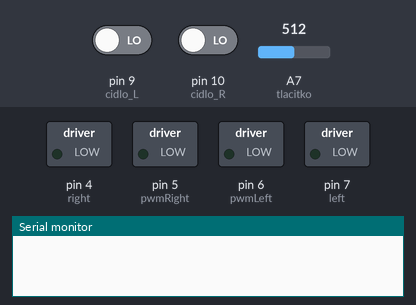
A sketch run on a simulated Arduino Nano, built with avr-gcc and run on an emulated ATmega328P. Parts: switched loads named in the sketch (green lamp = pin HIGH), the last lines printed to the serial monitor. Dashed ring = blinking. The inputs (shaded band) are chosen by the test bench; at power-on: A7 (tlacitko) = 512, pin 9 (cidlo_L) LOW, pin 10 (cidlo_R) LOW.

Above: at 1.2 s.
1.3 s: A7 (tlacitko) set to 500
At 1.75 s:
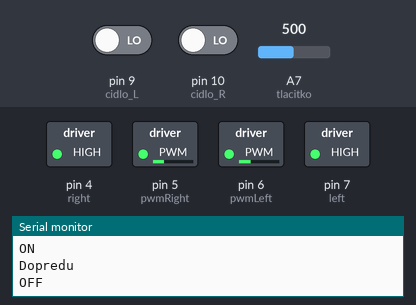
4.3 s: A7 (tlacitko) set to 522
At 5.4 s:
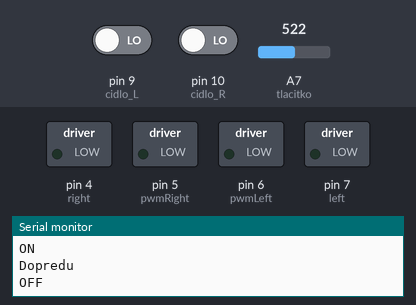
5.8 s: A7 (tlacitko) set to 511
At 6.25 s:
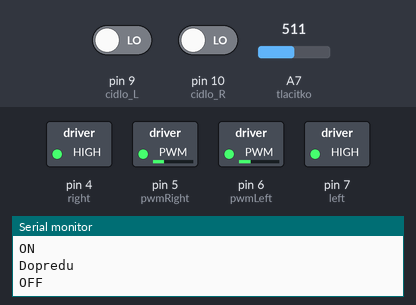
8.8 s: pin 9 (cidlo_L) driven HIGH
At 9.25 s:
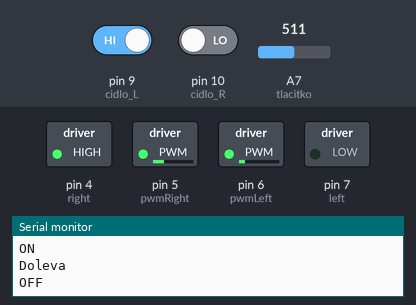
11.8 s: pin 10 (cidlo_R) driven HIGH
At 12.4 s:
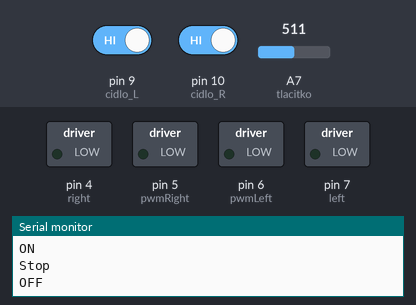
14.2 s: pin 9 (cidlo_L) driven LOW
At 14.65 s:
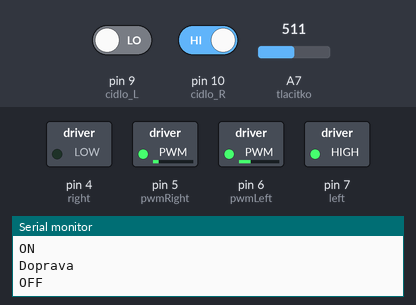
Timing chart, 0 to 18.2 s (numbered marks = the images above; inputs shaded):
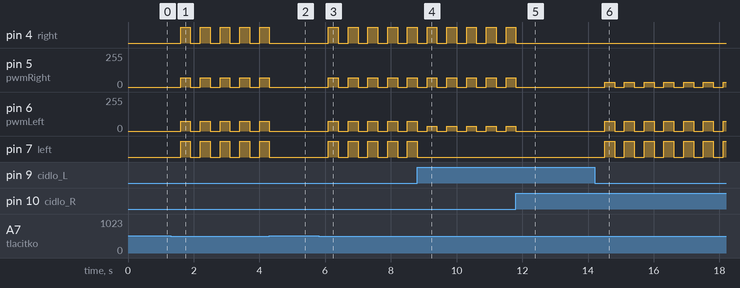

Measured:
- the behaviour switches between 512 and 511 on A7 (tlacitko) (found by bisection; images 0 and 1)
- after the input at 1.3 s, pin 4 (right), pin 7 (left): alternates HIGH for 0.30 s and LOW for 0.30 s, starting after 0.30 s; pin 5 (pwmRight): alternates 70/255 for 0.30 s and 0/255 for 0.30 s, starting after 0.30 s; pin 6 (pwmLeft): alternates 74/255 for 0.30 s and 0/255 for 0.30 s, starting after 0.30 s
- after the input at 4.3 s, pin 4 (right), pin 7 (left): goes on until 4.3 s, then stays LOW; pin 5 (pwmRight), pin 6 (pwmLeft): goes on until 4.3 s, then stays 0/255
- after the input at 5.8 s, pin 4 (right), pin 7 (left): alternates HIGH for 0.30 s and LOW for 0.30 s, starting after 0.30 s; pin 5 (pwmRight): alternates 70/255 for 0.30 s and 0/255 for 0.30 s, starting after 0.30 s; pin 6 (pwmLeft): alternates 74/255 for 0.30 s and 0/255 for 0.30 s, starting after 0.30 s
- after the input at 8.8 s, pin 7 (left): goes on until 8.8 s, then stays LOW
- after the input at 11.8 s, pin 4 (right): goes on until 11.8 s, then stays LOW; pin 5 (pwmRight), pin 6 (pwmLeft): goes on until 11.8 s, then stays 0/255
- after the input at 14.2 s, pin 5 (pwmRight): alternates 35/255 for 0.30 s and 0/255 for 0.30 s, starting after 0.31 s; pin 6 (pwmLeft): alternates 74/255 for 0.30 s and 0/255 for 0.30 s, starting after 0.31 s; pin 7 (left): alternates HIGH for 0.30 s and LOW for 0.30 s, starting after 0.31 s

The sketch:

sledovani_cary.ino
```cpp
const unsigned int cidlo_L = 9;  // Leve cidlo na pinu 9
const unsigned int cidlo_R = 10;  // Prave cidlo na pinu 10

// Motor A, Leva strana
const unsigned int pwmLeft = 6; // PWM pin pro motor A
const unsigned int left = 7; // Dir pin, ktery urcuje smer pro motor A
unsigned int korekce_L = 0;  // Promenna pro nastaveni korekce rychlosti leveho motoru

// Motor B, Prava strana
const unsigned int pwmRight = 5; // PWM pin pro motor B
const unsigned int right = 4; // Dir pin, ktery urcuje smer pro motor B
unsigned int korekce_R = 0;  // Promenna pro nastaveni korekce rychlosti praveho motoru

unsigned int rychlost = 70;  // Rychlost jizdy v rozsahu 0 - 255, 0 = stop, 255 = rychlost 100%

const int tlacitko = A7;
bool stav_tlacitka = 0;
bool on = 0;

void setup () {
  Serial.begin(115200);
  pinMode(pwmLeft, OUTPUT);  // PWM pin A jako vystup
  pinMode(left, OUTPUT);  // Dir pin A jako vystup
  pinMode(pwmRight, OUTPUT);  // PWM pin B jako vystup
  pinMode(right, OUTPUT);  // Dir pin B jako vystup

  motoryStop();
}

void loop () {
  stav_tlacitka = !(analogRead(tlacitko) >= 512);
  if (stav_tlacitka) {
    if (on){  // Pokud byl spusten rezim sledovani cary
      on = 0;  // Vypni rezim sledovani cary
     Serial.println("OFF");
    }else{  // Pokud nebyl spusten rezim sledovani cary
      on = 1;  // Zapni rezim sledovani cary
     Serial.println("ON");
    }
    delay(300);
  }

  if (on){  // Pokud byl zapnut rezim sledovani cary
    bool s1 = !digitalRead(cidlo_L);  // Nacteni logicke urvone z leveho cidla sledovani cary
    bool s2 = !digitalRead(cidlo_R);  // Nacteni logicke urvone z praveho cidla sledovani cary

    if (s1 && s2) {
      jedDopredu();
      Serial.println("Dopredu");
    } else if (!s1 && !s2) {
      motoryStop();
      Serial.println("Stop");
    } else if (s1 && !s2) {
      otocDoprava();
      Serial.println("Doprava");
    } else if (!s1 && s2) {
      otocDoleva();
      Serial.println("Doleva");
    }
  }else{  // Pokud byl vypnut rezim sledovani cary
    motoryStop();
  }
}

// Pomocna procedura pro vypocet korigovane rychlosti otaceni leveho motoru
unsigned int speed_L(unsigned int rychlost){
  unsigned int rychlost_L = rychlost + map(korekce_L, 0, 100, 0, rychlost);
  if (rychlost_L > 255) rychlost_L = 255;
  if (rychlost_L < 0) rychlost_L = 0;
  return rychlost_L;
}

// Pomocna procedura pro vypocet korigovane rychlosti otaceni praveho motoru
unsigned int speed_R(unsigned int rychlost){
  unsigned int rychlost_R = rychlost + map(korekce_R, 0, 100, 0, rychlost);
  if (rychlost_R > 255) rychlost_R = 255;
  if (rychlost_R < 0) rychlost_R = 0;
  return rychlost_R;
}

// Zastavi motory
void motoryStop() {
  digitalWrite(left, LOW); // Dir pin motoru A na log. 0
  digitalWrite(right, LOW);  // Dir pin motoru B na log. 0
  analogWrite(pwmLeft, 0);  // PWM motoru A na 0%
  analogWrite(pwmRight, 0);  // PWM motoru B na 0%
}

// Jizda dopredu
void jedDopredu() {
  korekce_L = 7;  // Korekce rychlosti leveho motoru 7% nastavene rychlosti
  korekce_R = 0;
  unsigned int rychlost_L = speed_L(rychlost);  // Vypocita rychlost leveho motoru
  unsigned int rychlost_R = speed_R(rychlost);  // Vypocita rychlost praveho motoru
  digitalWrite(left, HIGH);  // Dir pin motoru A na log. 1
  digitalWrite(right, HIGH);  // Dir pin motoru B na log. 1
  analogWrite(pwmLeft, rychlost_L);  // PWM motoru A na nastavenou rychlost
  analogWrite(pwmRight, rychlost_R);  // PWM motoru B na nastavenou rychlost
}

// Jizda dozadu
void jedDozadu() {
  korekce_L = 2;  // Korekce rychlosti leveho motoru 2% nastavene rychlosti
  korekce_R = 0;
  unsigned int rychlost_L = speed_L(rychlost);  // Vypocita rychlost leveho motoru
  unsigned int rychlost_R = speed_R(rychlost);  // Vypocita rychlost praveho motoru
  digitalWrite(left, LOW);  // Dir pin motoru A na log. 0
  digitalWrite(right, LOW);  // Dir pin motoru B na log. 0
  analogWrite(pwmLeft, rychlost_L);  // PWM motoru A na nastavenou rychlost
  analogWrite(pwmRight, rychlost_R);  // PWM motoru B na nastavenou rychlost
}

// Otoci doleva
void otocDoleva() {
  unsigned int rychlost_L = map(50, 0, 100, 0, speed_L(rychlost));  // 50% rychlosti praveho kola
  unsigned int rychlost_R = speed_R(rychlost);
  digitalWrite(left, LOW);  // Dir pin motoru A na log. 0
  digitalWrite(right, HIGH);  // Dir pin motoru B na log. 1
  analogWrite(pwmLeft, rychlost_L);  // PWM motoru A na nastavenou rychlost
  analogWrite(pwmRight, rychlost_R);  // PWM motoru B na nastavenou rychlost
}

// Otoci doprava
void otocDoprava() {
  unsigned int rychlost_L = speed_L(rychlost);
  unsigned int rychlost_R = map(50, 0, 100, 0, speed_R(rychlost));  // 50% rychlosti leveho kola
  digitalWrite(left, HIGH);  // Dir pin motoru A na log. 1
  digitalWrite(right, LOW);  // Dir pin motoru B na log. 0
  analogWrite(pwmLeft, rychlost_L);  // PWM motoru A na nastavenou rychlost
  analogWrite(pwmRight, rychlost_R);  // PWM motoru B na nastavenou rychlost
}
```
